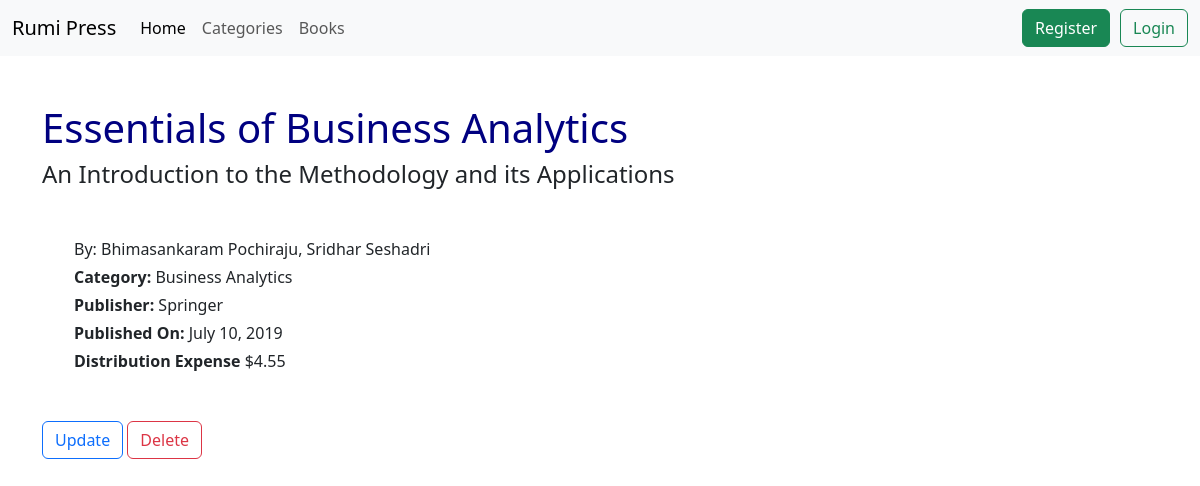
The app's page /books/2/, older data.
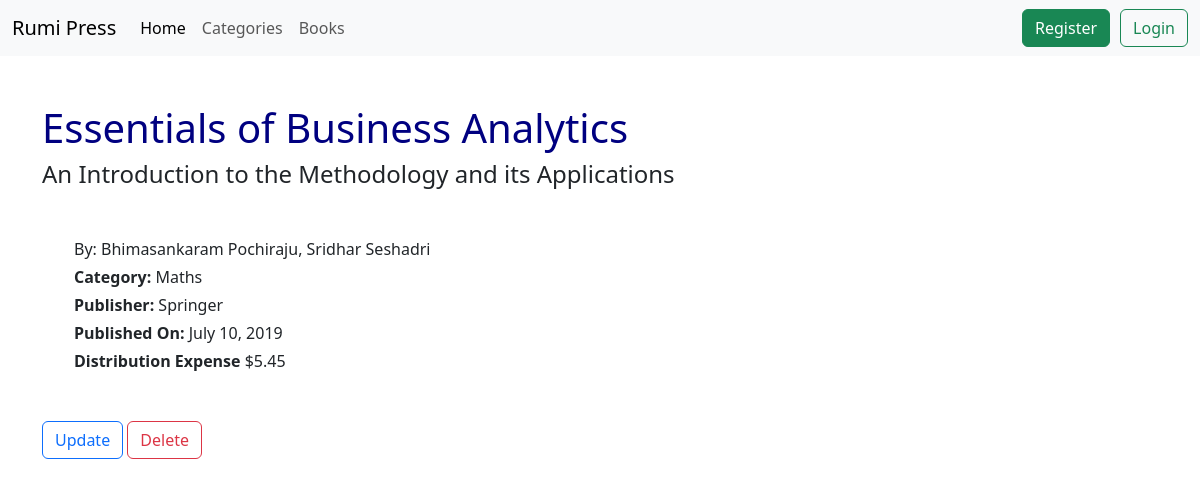
The same page, newer data.
### books/models.py (models this page shows, shortened)
class Book(models.Model):
    id = models.AutoField(primary_key=True)
    serial = models.CharField(max_length=255)
    title = models.CharField(max_length=255)
    subtitle = models.CharField(max_length=255)
    authors = models.CharField(max_length=255)
    publisher = models.CharField(max_length=255)
    published_date = models.DateField(default=timezone.now)
    category = models.ForeignKey(Category, on_delete=models.PROTECT, related_name="books")
    distribution_expense = models.DecimalField(max_digits=6, decimal_places=2)

class Category(models.Model):
    name = models.CharField(max_length=255)
    def __str__(self):
        return self.name

### books/views.py (the view)
# urls.py: path("books/<int:pk>/", views.BookDetailView.as_view(), name="book_detail"),
class BookDetailView(generic.DetailView):
    template_name = "books/book_detail.html"
    context_object_name = "book"
    queryset = models.Book.objects.all()

### templates/books/book_detail.html
{% extends '_base.html' %}
{% block content %}
<div class="container mt-5">
  <h1>{{ book.title }}</h1>
  <h4>{{ book.subtitle }}</h4>
  <div class="mt-5">
    <ul>
      <li class="no_bullets mt-1">By: {{ book.authors }}</li>
      <li class="no_bullets mt-1"><strong>Category:</strong> {{ book.category|title }}</li>
      <li class="no_bullets mt-1"><strong>Publisher: </strong>{{ book.publisher|title }}</li>
      <li class="no_bullets mt-1"><strong>Published On: </strong>{{ book.published_date }}</li>
      <li class="no_bullets mt-1"><strong>Distribution Expense</strong>  ${{ book.distribution_expense}}</li>
    </ul>
  </div>
  <div class="mt-5">
    <a class="btn btn-outline-primary" href="{% url 'book_update' book.id %}">Update</a>
    <a class="btn btn-outline-danger ml-5" href="{% url 'book_delete' book.id %}">Delete</a>
  </div>
</div>
{% endblock %}

Row changes from the older to the newer data that the page shows:
changed Book "Essentials of Business Analytics": category "Business Analytics" → "Maths"; distribution_expense "4.55" → "5.45"
